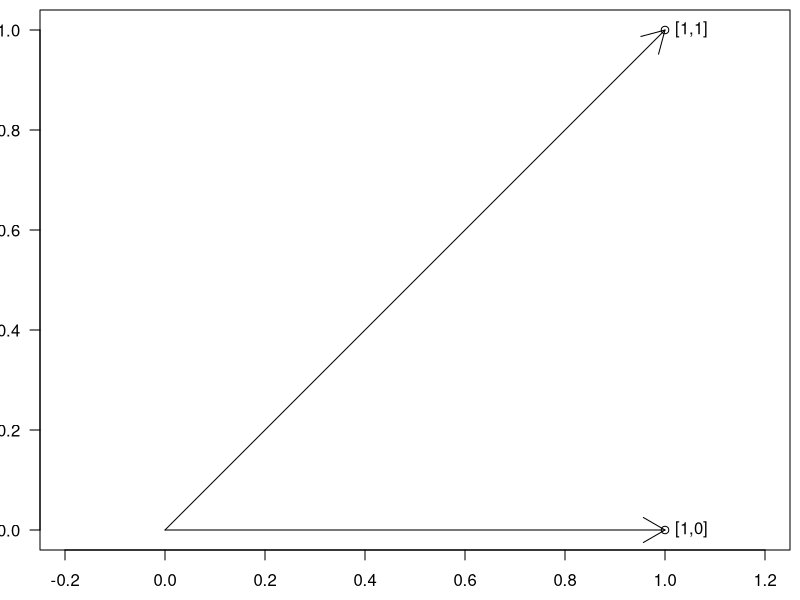

This chart was generated by the following R code:
## ---- chunk 1
x <- c(1.5, 3.5, 2.3,-6.5)
y <- c(2.9, 8.2,-0.1, 0.8)
## ---- chunk 2
s <- 0
n <- length(x)
for (i in 1:n)
    s <- s + (x[i]-y[i])^2
sqrt(s/n)
## ---- chunk 3
sqrt(mean((x-y)^2))
## ---- chunk 4
library("microbenchmark")
x <- runif(10000) # 10000 random numbers in [0,1]
y <- runif(10000)
print(microbenchmark(
    t1={s <- 0; n <- length(x);
        for (i in 1:n) s <- s + (x[i]-y[i])^2; sqrt(s/n)},
    t2=sqrt(mean((x-y)^2))
), signif=3, unit='relative')
## ---- chunk 5
0.5 * c(1, 10, 100)
10 + 1:5
seq(0, 10, by=2)/10
## ---- chunk 6
-seq(0, 1, length.out=5)
## ---- chunk 7
(0:5)^2 # synonym: (1:5)**2
2^(0:5)
## ---- chunk 8
x <- c(1,  2,   3,    4)
y <- c(1, 10, 100, 1000)
x+y
x-y
## ---- chunk 9
x*y
x/y
y^x
## ---- chunk 10
rep(1:3, length.out=12) # recycle 1,2,3 to get 12 values
## ---- chunk 11
1:6 * c(1)
1:6 * c(1,10)
1:6 * c(1,10,100)
1:6 * c(1,10,100,1000)
## ---- chunk 12
1:2 == 1:4 # c(1,2,1,2) == c(1,2,3,4)
z <- c(0, 3, -1, 1, 0.5)
(z >= 0) & (z <= 1)
## ---- chunk 13
c(0, NA, 2)*c(1, 10, 100)
u <- c(TRUE, FALSE, NA)
v <- c(TRUE, TRUE, TRUE, FALSE, FALSE, FALSE, NA, NA, NA)
u & v # elementwise AND (conjunction)
u | v # elementwise OR  (disjunction)
!u    # elementwise NOT (negation)
## ---- chunk 14
z <- c(1, 2)
sqrt(sum(z^2)) # or norm(z, "2"); Euclidean
sum(abs(z))    # Manhattan
max(abs(z))    # Chebyshev
## ---- chunk 15
u <- c(1, 0)
v <- c(1, 1)
sqrt(sum((u-v)^2))
## ---- chunk 16
u <- c(1, 0)
v <- c(1, 1)
sum(u*v)
## ---- chunk 17
par(mar=c(2.5,2,0.5,0.5))
plot(rbind(u,v), xlim=c(0,1), ylim=c(0,1), las=1, ann=FALSE, asp=1)
arrows(0, 0, u[1], u[2])
arrows(0, 0, v[1], v[2])
text(u[1], u[2], sprintf("[%d,%d]", u[1], u[2]), pos=4)
text(v[1], v[2], sprintf("[%d,%d]", v[1], v[2]), pos=4)
## ---- chunk 18
len_u <- sqrt(sum(u^2)); len_v <- sqrt(sum(v^2))
(cos_angle_uv <- (sum(u*v)/(len_u*len_v)))
acos(cos_angle_uv)*180/pi # angle in degs
## ---- chunk 19
sqrt(1:9)
## ---- chunk 20
z <- 1:10
all(z >= 5) # are all values TRUE?
any(z >= 5) # is there any value TRUE?
sum(z >= 5) # how many TRUE values are there?
mean(z >= 5) # what is the proportion of TRUE values?
